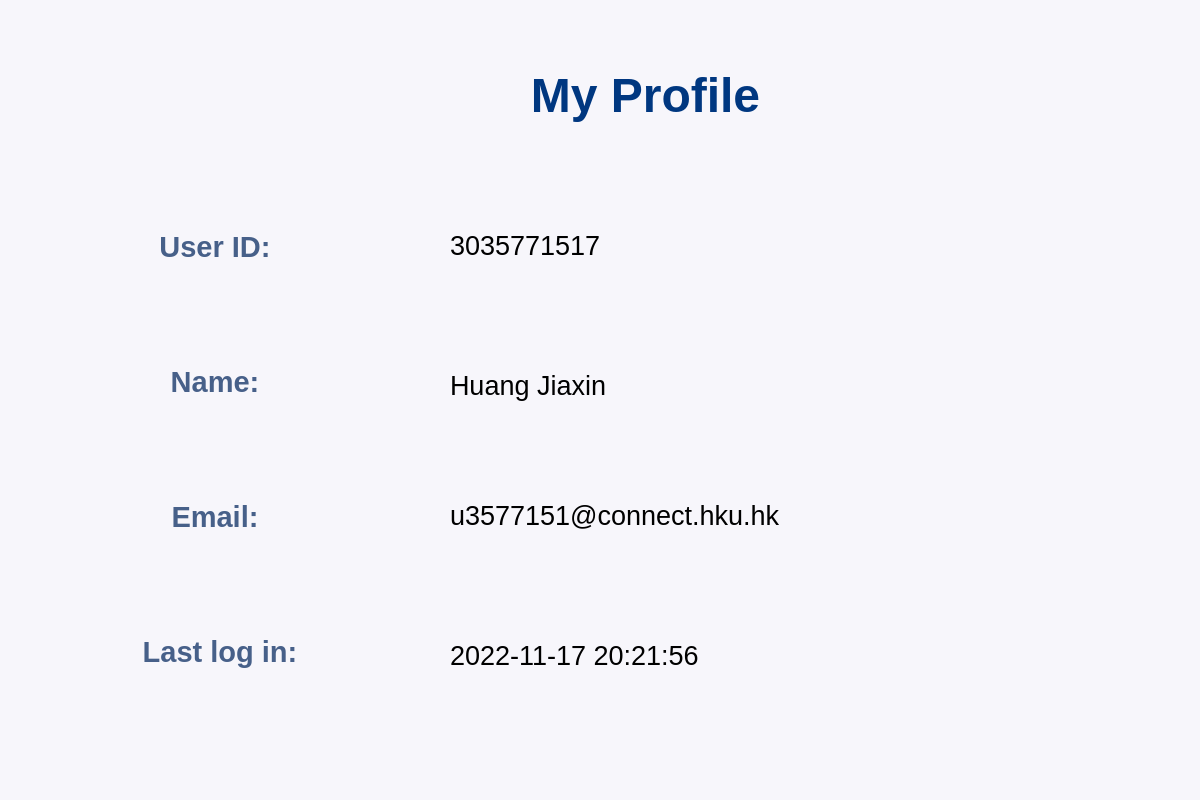
<?xml version="1.0" encoding="UTF-8"?>
<ui version="4.0">
 <class>MainWindow</class>
 <widget class="QMainWindow" name="MainWindow">
  <property name="geometry">
   <rect>
    <x>0</x>
    <y>0</y>
    <width>1200</width>
    <height>800</height>
   </rect>
  </property>
  <property name="sizePolicy">
   <sizepolicy hsizetype="Preferred" vsizetype="Preferred">
    <horstretch>0</horstretch>
    <verstretch>0</verstretch>
   </sizepolicy>
  </property>
  <property name="palette">
   <palette>
    <active>
     <colorrole role="WindowText">
      <brush brushstyle="SolidPattern">
       <color alpha="255">
        <red>0</red>
        <green>0</green>
        <blue>0</blue>
       </color>
      </brush>
     </colorrole>
     <colorrole role="Button">
      <brush brushstyle="SolidPattern">
       <color alpha="255">
        <red>247</red>
        <green>246</green>
        <blue>251</blue>
       </color>
      </brush>
     </colorrole>
     <colorrole role="Light">
      <brush brushstyle="SolidPattern">
       <color alpha="255">
        <red>255</red>
        <green>255</green>
        <blue>255</blue>
       </color>
      </brush>
     </colorrole>
     <colorrole role="Midlight">
      <brush brushstyle="SolidPattern">
       <color alpha="255">
        <red>251</red>
        <green>250</green>
        <blue>253</blue>
       </color>
      </brush>
     </colorrole>
     <colorrole role="Dark">
      <brush brushstyle="SolidPattern">
       <color alpha="255">
        <red>123</red>
        <green>123</green>
        <blue>125</blue>
       </color>
      </brush>
     </colorrole>
     <colorrole role="Mid">
      <brush brushstyle="SolidPattern">
       <color alpha="255">
        <red>165</red>
        <green>164</green>
        <blue>167</blue>
       </color>
      </brush>
     </colorrole>
     <colorrole role="Text">
      <brush brushstyle="SolidPattern">
       <color alpha="255">
        <red>0</red>
        <green>0</green>
        <blue>0</blue>
       </color>
      </brush>
     </colorrole>
     <colorrole role="BrightText">
      <brush brushstyle="SolidPattern">
       <color alpha="255">
        <red>255</red>
        <green>255</green>
        <blue>255</blue>
       </color>
      </brush>
     </colorrole>
     <colorrole role="ButtonText">
      <brush brushstyle="SolidPattern">
       <color alpha="255">
        <red>0</red>
        <green>0</green>
        <blue>0</blue>
       </color>
      </brush>
     </colorrole>
     <colorrole role="Base">
      <brush brushstyle="SolidPattern">
       <color alpha="255">
        <red>247</red>
        <green>246</green>
        <blue>251</blue>
       </color>
      </brush>
     </colorrole>
     <colorrole role="Window">
      <brush brushstyle="SolidPattern">
       <color alpha="255">
        <red>247</red>
        <green>246</green>
        <blue>251</blue>
       </color>
      </brush>
     </colorrole>
     <colorrole role="Shadow">
      <brush brushstyle="SolidPattern">
       <color alpha="255">
        <red>0</red>
        <green>0</green>
        <blue>0</blue>
       </color>
      </brush>
     </colorrole>
     <colorrole role="AlternateBase">
      <brush brushstyle="SolidPattern">
       <color alpha="255">
        <red>251</red>
        <green>250</green>
        <blue>253</blue>
       </color>
      </brush>
     </colorrole>
     <colorrole role="ToolTipBase">
      <brush brushstyle="SolidPattern">
       <color alpha="255">
        <red>255</red>
        <green>255</green>
        <blue>220</blue>
       </color>
      </brush>
     </colorrole>
     <colorrole role="ToolTipText">
      <brush brushstyle="SolidPattern">
       <color alpha="255">
        <red>0</red>
        <green>0</green>
        <blue>0</blue>
       </color>
      </brush>
     </colorrole>
    </active>
    <inactive>
     <colorrole role="WindowText">
      <brush brushstyle="SolidPattern">
       <color alpha="255">
        <red>0</red>
        <green>0</green>
        <blue>0</blue>
       </color>
      </brush>
     </colorrole>
     <colorrole role="Button">
      <brush brushstyle="SolidPattern">
       <color alpha="255">
        <red>247</red>
        <green>246</green>
        <blue>251</blue>
       </color>
      </brush>
     </colorrole>
     <colorrole role="Light">
      <brush brushstyle="SolidPattern">
       <color alpha="255">
        <red>255</red>
        <green>255</green>
        <blue>255</blue>
       </color>
      </brush>
     </colorrole>
     <colorrole role="Midlight">
      <brush brushstyle="SolidPattern">
       <color alpha="255">
        <red>251</red>
        <green>250</green>
        <blue>253</blue>
       </color>
      </brush>
     </colorrole>
     <colorrole role="Dark">
      <brush brushstyle="SolidPattern">
       <color alpha="255">
        <red>123</red>
        <green>123</green>
        <blue>125</blue>
       </color>
      </brush>
     </colorrole>
     <colorrole role="Mid">
      <brush brushstyle="SolidPattern">
       <color alpha="255">
        <red>165</red>
        <green>164</green>
        <blue>167</blue>
       </color>
      </brush>
     </colorrole>
     <colorrole role="Text">
      <brush brushstyle="SolidPattern">
       <color alpha="255">
        <red>0</red>
        <green>0</green>
        <blue>0</blue>
       </color>
      </brush>
     </colorrole>
     <colorrole role="BrightText">
      <brush brushstyle="SolidPattern">
       <color alpha="255">
        <red>255</red>
        <green>255</green>
        <blue>255</blue>
       </color>
      </brush>
     </colorrole>
     <colorrole role="ButtonText">
      <brush brushstyle="SolidPattern">
       <color alpha="255">
        <red>0</red>
        <green>0</green>
        <blue>0</blue>
       </color>
      </brush>
     </colorrole>
     <colorrole role="Base">
      <brush brushstyle="SolidPattern">
       <color alpha="255">
        <red>247</red>
        <green>246</green>
        <blue>251</blue>
       </color>
      </brush>
     </colorrole>
     <colorrole role="Window">
      <brush brushstyle="SolidPattern">
       <color alpha="255">
        <red>247</red>
        <green>246</green>
        <blue>251</blue>
       </color>
      </brush>
     </colorrole>
     <colorrole role="Shadow">
      <brush brushstyle="SolidPattern">
       <color alpha="255">
        <red>0</red>
        <green>0</green>
        <blue>0</blue>
       </color>
      </brush>
     </colorrole>
     <colorrole role="AlternateBase">
      <brush brushstyle="SolidPattern">
       <color alpha="255">
        <red>251</red>
        <green>250</green>
        <blue>253</blue>
       </color>
      </brush>
     </colorrole>
     <colorrole role="ToolTipBase">
      <brush brushstyle="SolidPattern">
       <color alpha="255">
        <red>255</red>
        <green>255</green>
        <blue>220</blue>
       </color>
      </brush>
     </colorrole>
     <colorrole role="ToolTipText">
      <brush brushstyle="SolidPattern">
       <color alpha="255">
        <red>0</red>
        <green>0</green>
        <blue>0</blue>
       </color>
      </brush>
     </colorrole>
    </inactive>
    <disabled>
     <colorrole role="WindowText">
      <brush brushstyle="SolidPattern">
       <color alpha="255">
        <red>123</red>
        <green>123</green>
        <blue>125</blue>
       </color>
      </brush>
     </colorrole>
     <colorrole role="Button">
      <brush brushstyle="SolidPattern">
       <color alpha="255">
        <red>247</red>
        <green>246</green>
        <blue>251</blue>
       </color>
      </brush>
     </colorrole>
     <colorrole role="Light">
      <brush brushstyle="SolidPattern">
       <color alpha="255">
        <red>255</red>
        <green>255</green>
        <blue>255</blue>
       </color>
      </brush>
     </colorrole>
     <colorrole role="Midlight">
      <brush brushstyle="SolidPattern">
       <color alpha="255">
        <red>251</red>
        <green>250</green>
        <blue>253</blue>
       </color>
      </brush>
     </colorrole>
     <colorrole role="Dark">
      <brush brushstyle="SolidPattern">
       <color alpha="255">
        <red>123</red>
        <green>123</green>
        <blue>125</blue>
       </color>
      </brush>
     </colorrole>
     <colorrole role="Mid">
      <brush brushstyle="SolidPattern">
       <color alpha="255">
        <red>165</red>
        <green>164</green>
        <blue>167</blue>
       </color>
      </brush>
     </colorrole>
     <colorrole role="Text">
      <brush brushstyle="SolidPattern">
       <color alpha="255">
        <red>123</red>
        <green>123</green>
        <blue>125</blue>
       </color>
      </brush>
     </colorrole>
     <colorrole role="BrightText">
      <brush brushstyle="SolidPattern">
       <color alpha="255">
        <red>255</red>
        <green>255</green>
        <blue>255</blue>
       </color>
      </brush>
     </colorrole>
     <colorrole role="ButtonText">
      <brush brushstyle="SolidPattern">
       <color alpha="255">
        <red>123</red>
        <green>123</green>
        <blue>125</blue>
       </color>
      </brush>
     </colorrole>
     <colorrole role="Base">
      <brush brushstyle="SolidPattern">
       <color alpha="255">
        <red>247</red>
        <green>246</green>
        <blue>251</blue>
       </color>
      </brush>
     </colorrole>
     <colorrole role="Window">
      <brush brushstyle="SolidPattern">
       <color alpha="255">
        <red>247</red>
        <green>246</green>
        <blue>251</blue>
       </color>
      </brush>
     </colorrole>
     <colorrole role="Shadow">
      <brush brushstyle="SolidPattern">
       <color alpha="255">
        <red>0</red>
        <green>0</green>
        <blue>0</blue>
       </color>
      </brush>
     </colorrole>
     <colorrole role="AlternateBase">
      <brush brushstyle="SolidPattern">
       <color alpha="255">
        <red>247</red>
        <green>246</green>
        <blue>251</blue>
       </color>
      </brush>
     </colorrole>
     <colorrole role="ToolTipBase">
      <brush brushstyle="SolidPattern">
       <color alpha="255">
        <red>255</red>
        <green>255</green>
        <blue>220</blue>
       </color>
      </brush>
     </colorrole>
     <colorrole role="ToolTipText">
      <brush brushstyle="SolidPattern">
       <color alpha="255">
        <red>0</red>
        <green>0</green>
        <blue>0</blue>
       </color>
      </brush>
     </colorrole>
    </disabled>
   </palette>
  </property>
  <property name="font">
   <font>
    <family>Yu Gothic UI</family>
    <weight>75</weight>
    <bold>true</bold>
   </font>
  </property>
  <property name="windowTitle">
   <string>iKYC</string>
  </property>
  <property name="layoutDirection">
   <enum>Qt::LeftToRight</enum>
  </property>
  <property name="autoFillBackground">
   <bool>false</bool>
  </property>
  <property name="styleSheet">
   <string notr="true">QMainWindow{
	background-color: rgb(247, 246, 251);
}</string>
  </property>
  <widget class="QWidget" name="centralwidget">
   <widget class="QLabel" name="info_label">
    <property name="geometry">
     <rect>
      <x>500</x>
      <y>60</y>
      <width>291</width>
      <height>71</height>
     </rect>
    </property>
    <property name="font">
     <font>
      <family>Yu Gothic UI</family>
      <pointsize>48</pointsize>
      <weight>75</weight>
      <bold>true</bold>
     </font>
    </property>
    <property name="contextMenuPolicy">
     <enum>Qt::NoContextMenu</enum>
    </property>
    <property name="text">
     <string>&lt;html&gt;&lt;head/&gt;&lt;body&gt;&lt;p align=&quot;center&quot;&gt;&lt;span style=&quot; font-size:36pt; font-weight:600; color:#003780;&quot;&gt;My Profile&lt;/span&gt;&lt;/p&gt;&lt;/body&gt;&lt;/html&gt;</string>
    </property>
    <property name="alignment">
     <set>Qt::AlignLeading|Qt::AlignLeft|Qt::AlignVCenter</set>
    </property>
   </widget>
   <widget class="QLabel" name="uid_label">
    <property name="geometry">
     <rect>
      <x>140</x>
      <y>215</y>
      <width>150</width>
      <height>65</height>
     </rect>
    </property>
    <property name="font">
     <font>
      <family>Yu Gothic UI</family>
      <weight>50</weight>
      <bold>false</bold>
     </font>
    </property>
    <property name="text">
     <string>&lt;html&gt;&lt;head/&gt;&lt;body&gt;&lt;p align=&quot;center&quot;&gt;&lt;span style=&quot; font-size:22pt; font-weight:600; color:#476089;&quot;&gt;User ID:&lt;/span&gt;&lt;/p&gt;&lt;/body&gt;&lt;/html&gt;</string>
    </property>
    <property name="alignment">
     <set>Qt::AlignRight|Qt::AlignTrailing|Qt::AlignVCenter</set>
    </property>
   </widget>
   <widget class="QLabel" name="name_label">
    <property name="geometry">
     <rect>
      <x>140</x>
      <y>350</y>
      <width>150</width>
      <height>65</height>
     </rect>
    </property>
    <property name="font">
     <font>
      <family>Yu Gothic UI</family>
     </font>
    </property>
    <property name="text">
     <string>&lt;html&gt;&lt;head/&gt;&lt;body&gt;&lt;p align=&quot;center&quot;&gt;&lt;span style=&quot; font-size:22pt; font-weight:600; color:#476089;&quot;&gt;Name:&lt;/span&gt;&lt;/p&gt;&lt;/body&gt;&lt;/html&gt;</string>
    </property>
    <property name="alignment">
     <set>Qt::AlignRight|Qt::AlignTrailing|Qt::AlignVCenter</set>
    </property>
   </widget>
   <widget class="QLabel" name="last_login_label">
    <property name="geometry">
     <rect>
      <x>120</x>
      <y>620</y>
      <width>200</width>
      <height>65</height>
     </rect>
    </property>
    <property name="font">
     <font>
      <family>Yu Gothic UI</family>
     </font>
    </property>
    <property name="text">
     <string>&lt;html&gt;&lt;head/&gt;&lt;body&gt;&lt;p align=&quot;center&quot;&gt;&lt;span style=&quot; font-size:22pt; font-weight:600; color:#476089;&quot;&gt;Last log in:&lt;/span&gt;&lt;/p&gt;&lt;/body&gt;&lt;/html&gt;</string>
    </property>
    <property name="alignment">
     <set>Qt::AlignRight|Qt::AlignTrailing|Qt::AlignVCenter</set>
    </property>
   </widget>
   <widget class="QLabel" name="name_value">
    <property name="geometry">
     <rect>
      <x>450</x>
      <y>360</y>
      <width>491</width>
      <height>51</height>
     </rect>
    </property>
    <property name="font">
     <font>
      <family>Yu Gothic UI</family>
     </font>
    </property>
    <property name="text">
     <string>&lt;html&gt;&lt;head/&gt;&lt;body&gt;&lt;p&gt;&lt;span style=&quot; font-size:20pt;&quot;&gt;Huang Jiaxin&lt;/span&gt;&lt;/p&gt;&lt;/body&gt;&lt;/html&gt;</string>
    </property>
   </widget>
   <widget class="QPushButton" name="home_button">
    <property name="geometry">
     <rect>
      <x>1040</x>
      <y>660</y>
      <width>101</width>
      <height>101</height>
     </rect>
    </property>
    <property name="font">
     <font>
      <family>Yu Gothic UI</family>
      <pointsize>12</pointsize>
      <weight>75</weight>
      <bold>true</bold>
     </font>
    </property>
    <property name="cursor">
     <cursorShape>ArrowCursor</cursorShape>
    </property>
    <property name="styleSheet">
     <string notr="true">QPushButton{
	background-repeat: no-repeat;
	background-position: center;
    border-radius: 100px;
}
QPushButton:hover{
	background-repeat: no-repeat;
	background-position: center;
    border-radius: 100px;
}
QPushButton:pressed{
	background-repeat: no-repeat;
	background-position: center;
    border-radius: 100px;
}</string>
    </property>
    <property name="text">
     <string/>
    </property>
   </widget>
   <widget class="QLabel" name="uid_value">
    <property name="geometry">
     <rect>
      <x>450</x>
      <y>220</y>
      <width>491</width>
      <height>51</height>
     </rect>
    </property>
    <property name="font">
     <font>
      <family>Yu Gothic UI</family>
     </font>
    </property>
    <property name="text">
     <string>&lt;html&gt;&lt;head/&gt;&lt;body&gt;&lt;p&gt;&lt;span style=&quot; font-size:20pt;&quot;&gt;3035771517&lt;/span&gt;&lt;/p&gt;&lt;/body&gt;&lt;/html&gt;</string>
    </property>
   </widget>
   <widget class="QLabel" name="email_value">
    <property name="geometry">
     <rect>
      <x>450</x>
      <y>490</y>
      <width>491</width>
      <height>51</height>
     </rect>
    </property>
    <property name="font">
     <font>
      <family>Yu Gothic UI</family>
     </font>
    </property>
    <property name="text">
     <string>&lt;html&gt;&lt;head/&gt;&lt;body&gt;&lt;p&gt;&lt;span style=&quot; font-size:20pt;&quot;&gt;u3577151@connect.hku.hk&lt;/span&gt;&lt;/p&gt;&lt;/body&gt;&lt;/html&gt;</string>
    </property>
   </widget>
   <widget class="QLabel" name="email_label">
    <property name="geometry">
     <rect>
      <x>140</x>
      <y>485</y>
      <width>150</width>
      <height>65</height>
     </rect>
    </property>
    <property name="font">
     <font>
      <family>Yu Gothic UI</family>
     </font>
    </property>
    <property name="text">
     <string>&lt;html&gt;&lt;head/&gt;&lt;body&gt;&lt;p align=&quot;center&quot;&gt;&lt;span style=&quot; font-size:22pt; font-weight:600; color:#476089;&quot;&gt;Email:&lt;/span&gt;&lt;/p&gt;&lt;/body&gt;&lt;/html&gt;</string>
    </property>
    <property name="alignment">
     <set>Qt::AlignRight|Qt::AlignTrailing|Qt::AlignVCenter</set>
    </property>
   </widget>
   <widget class="QLabel" name="login_value">
    <property name="geometry">
     <rect>
      <x>450</x>
      <y>630</y>
      <width>491</width>
      <height>51</height>
     </rect>
    </property>
    <property name="text">
     <string>&lt;html&gt;&lt;head/&gt;&lt;body&gt;&lt;p&gt;&lt;span style=&quot; font-size:20pt;&quot;&gt;2022-11-17 20:21:56&lt;/span&gt;&lt;/p&gt;&lt;/body&gt;&lt;/html&gt;</string>
    </property>
   </widget>




   <widget class="QLabel" name="Backg_profile">
    <property name="geometry">
     <rect>
      <x>0</x>
      <y>0</y>
      <width>1200</width>
      <height>800</height>
     </rect>
    </property>
    <property name="text">
     <string/>
    </property>
    <property name="pixmap">
     <pixmap>resources/comp3278 (6).png</pixmap>
    </property>
   </widget>




   <zorder>Backg_profile</zorder>
   <zorder>uid_label</zorder>
   <zorder>name_label</zorder>
   <zorder>name_value</zorder>
   <zorder>info_label</zorder>
   <zorder>uid_value</zorder>
   <zorder>email_label</zorder>
   <zorder>login_value</zorder>
   <zorder>email_value</zorder>
   <zorder>last_login_label</zorder>
   <zorder>home_button</zorder>
  </widget>
 </widget>
 <resources/>
 <connections/>
</ui>
